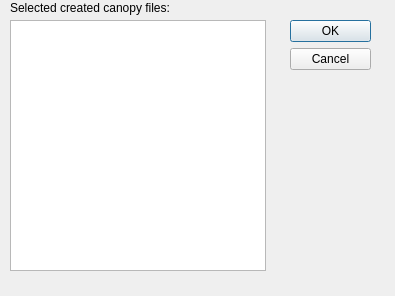
<?xml version="1.0" encoding="UTF-8"?>
<ui version="4.0">
 <class>Dialog</class>
 <widget class="QDialog" name="Dialog">
  <property name="geometry">
   <rect>
    <x>0</x>
    <y>0</y>
    <width>395</width>
    <height>296</height>
   </rect>
  </property>
  <property name="windowTitle">
   <string>Dialog</string>
  </property>
  <widget class="QDialogButtonBox" name="buttonBox">
   <property name="geometry">
    <rect>
     <x>290</x>
     <y>20</y>
     <width>81</width>
     <height>241</height>
    </rect>
   </property>
   <property name="orientation">
    <enum>Qt::Vertical</enum>
   </property>
   <property name="standardButtons">
    <set>QDialogButtonBox::Cancel|QDialogButtonBox::Ok</set>
   </property>
  </widget>
  <widget class="QListWidget" name="listWidget">
   <property name="geometry">
    <rect>
     <x>10</x>
     <y>20</y>
     <width>256</width>
     <height>251</height>
    </rect>
   </property>
   <property name="selectionMode">
    <enum>QAbstractItemView::MultiSelection</enum>
   </property>
  </widget>
  <widget class="QLabel" name="label">
   <property name="geometry">
    <rect>
     <x>10</x>
     <y>0</y>
     <width>231</width>
     <height>16</height>
    </rect>
   </property>
   <property name="text">
    <string>Selected created canopy files:</string>
   </property>
  </widget>
 </widget>
 <resources/>
 <connections>
  <connection>
   <sender>buttonBox</sender>
   <signal>accepted()</signal>
   <receiver>Dialog</receiver>
   <slot>accept()</slot>
   <hints>
    <hint type="sourcelabel">
     <x>248</x>
     <y>254</y>
    </hint>
    <hint type="destinationlabel">
     <x>157</x>
     <y>274</y>
    </hint>
   </hints>
  </connection>
  <connection>
   <sender>buttonBox</sender>
   <signal>rejected()</signal>
   <receiver>Dialog</receiver>
   <slot>reject()</slot>
   <hints>
    <hint type="sourcelabel">
     <x>316</x>
     <y>260</y>
    </hint>
    <hint type="destinationlabel">
     <x>286</x>
     <y>274</y>
    </hint>
   </hints>
  </connection>
 </connections>
</ui>
